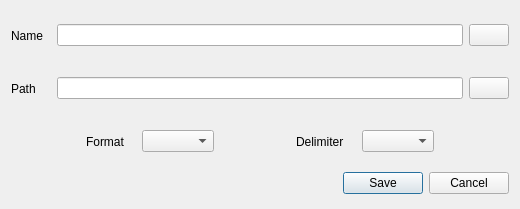
<?xml version="1.0" encoding="UTF-8"?>
<ui version="4.0">
 <class>DialogSaveData</class>
 <widget class="QDialog" name="DialogSaveData">
  <property name="geometry">
   <rect>
    <x>0</x>
    <y>0</y>
    <width>520</width>
    <height>209</height>
   </rect>
  </property>
  <property name="windowTitle">
   <string>Save data</string>
  </property>
  <layout class="QVBoxLayout" name="verticalLayout">
   <item>
    <layout class="QHBoxLayout" name="horizontalLayout_2">
     <item>
      <widget class="QLabel" name="labelName">
       <property name="minimumSize">
        <size>
         <width>40</width>
         <height>45</height>
        </size>
       </property>
       <property name="maximumSize">
        <size>
         <width>40</width>
         <height>45</height>
        </size>
       </property>
       <property name="text">
        <string>Name</string>
       </property>
      </widget>
     </item>
     <item>
      <widget class="QLineEdit" name="lineEditName"/>
     </item>
     <item>
      <widget class="QPushButton" name="pushButtonNameOpen">
       <property name="toolTip">
        <string>Choose file name</string>
       </property>
       <property name="text">
        <string/>
       </property>
       <property name="icon">
        <iconset resource="ssdb.qrc">
         <normaloff>:/img/file.png</normaloff>:/img/file.png</iconset>
       </property>
      </widget>
     </item>
    </layout>
   </item>
   <item>
    <layout class="QHBoxLayout" name="horizontalLayout">
     <item>
      <widget class="QLabel" name="labelPath">
       <property name="minimumSize">
        <size>
         <width>40</width>
         <height>45</height>
        </size>
       </property>
       <property name="maximumSize">
        <size>
         <width>40</width>
         <height>45</height>
        </size>
       </property>
       <property name="text">
        <string>Path</string>
       </property>
      </widget>
     </item>
     <item>
      <widget class="QLineEdit" name="lineEditPath"/>
     </item>
     <item>
      <widget class="QPushButton" name="pushButtonPathOpen">
       <property name="toolTip">
        <string>Choose directory path</string>
       </property>
       <property name="text">
        <string/>
       </property>
       <property name="icon">
        <iconset resource="ssdb.qrc">
         <normaloff>:/img/open_path.png</normaloff>:/img/open_path.png</iconset>
       </property>
      </widget>
     </item>
    </layout>
   </item>
   <item>
    <layout class="QHBoxLayout" name="horizontalLayout_7">
     <item>
      <spacer name="horizontalSpacer_3">
       <property name="orientation">
        <enum>Qt::Horizontal</enum>
       </property>
       <property name="sizeHint" stdset="0">
        <size>
         <width>40</width>
         <height>20</height>
        </size>
       </property>
      </spacer>
     </item>
     <item>
      <layout class="QHBoxLayout" name="horizontalLayout_6">
       <item>
        <widget class="QLabel" name="labelFormat">
         <property name="minimumSize">
          <size>
           <width>50</width>
           <height>45</height>
          </size>
         </property>
         <property name="maximumSize">
          <size>
           <width>100</width>
           <height>45</height>
          </size>
         </property>
         <property name="text">
          <string>Format</string>
         </property>
        </widget>
       </item>
       <item>
        <widget class="QComboBox" name="comboBoxFormat">
         <property name="toolTip">
          <string>Choose file format</string>
         </property>
         <property name="toolTipDuration">
          <number>-1</number>
         </property>
        </widget>
       </item>
      </layout>
     </item>
     <item>
      <spacer name="horizontalSpacer">
       <property name="orientation">
        <enum>Qt::Horizontal</enum>
       </property>
       <property name="sizeHint" stdset="0">
        <size>
         <width>40</width>
         <height>20</height>
        </size>
       </property>
      </spacer>
     </item>
     <item>
      <layout class="QHBoxLayout" name="horizontalLayout_5">
       <item>
        <widget class="QLabel" name="labelDelimiter">
         <property name="minimumSize">
          <size>
           <width>60</width>
           <height>45</height>
          </size>
         </property>
         <property name="maximumSize">
          <size>
           <width>100</width>
           <height>45</height>
          </size>
         </property>
         <property name="text">
          <string>Delimiter</string>
         </property>
        </widget>
       </item>
       <item>
        <widget class="QComboBox" name="comboBoxDelimiter">
         <property name="toolTip">
          <string>Choose delimiter</string>
         </property>
         <property name="toolTipDuration">
          <number>-1</number>
         </property>
        </widget>
       </item>
      </layout>
     </item>
     <item>
      <spacer name="horizontalSpacer_2">
       <property name="orientation">
        <enum>Qt::Horizontal</enum>
       </property>
       <property name="sizeHint" stdset="0">
        <size>
         <width>40</width>
         <height>20</height>
        </size>
       </property>
      </spacer>
     </item>
    </layout>
   </item>
   <item>
    <widget class="QDialogButtonBox" name="buttonBox">
     <property name="locale">
      <locale language="Russian" country="Ukraine"/>
     </property>
     <property name="orientation">
      <enum>Qt::Horizontal</enum>
     </property>
     <property name="standardButtons">
      <set>QDialogButtonBox::Cancel|QDialogButtonBox::Save</set>
     </property>
    </widget>
   </item>
  </layout>
 </widget>
 <resources>
  <include location="ssdb.qrc"/>
 </resources>
 <connections>
  <connection>
   <sender>buttonBox</sender>
   <signal>accepted()</signal>
   <receiver>DialogSaveData</receiver>
   <slot>accept()</slot>
   <hints>
    <hint type="sourcelabel">
     <x>248</x>
     <y>254</y>
    </hint>
    <hint type="destinationlabel">
     <x>157</x>
     <y>274</y>
    </hint>
   </hints>
  </connection>
  <connection>
   <sender>buttonBox</sender>
   <signal>rejected()</signal>
   <receiver>DialogSaveData</receiver>
   <slot>reject()</slot>
   <hints>
    <hint type="sourcelabel">
     <x>316</x>
     <y>260</y>
    </hint>
    <hint type="destinationlabel">
     <x>286</x>
     <y>274</y>
    </hint>
   </hints>
  </connection>
 </connections>
</ui>
